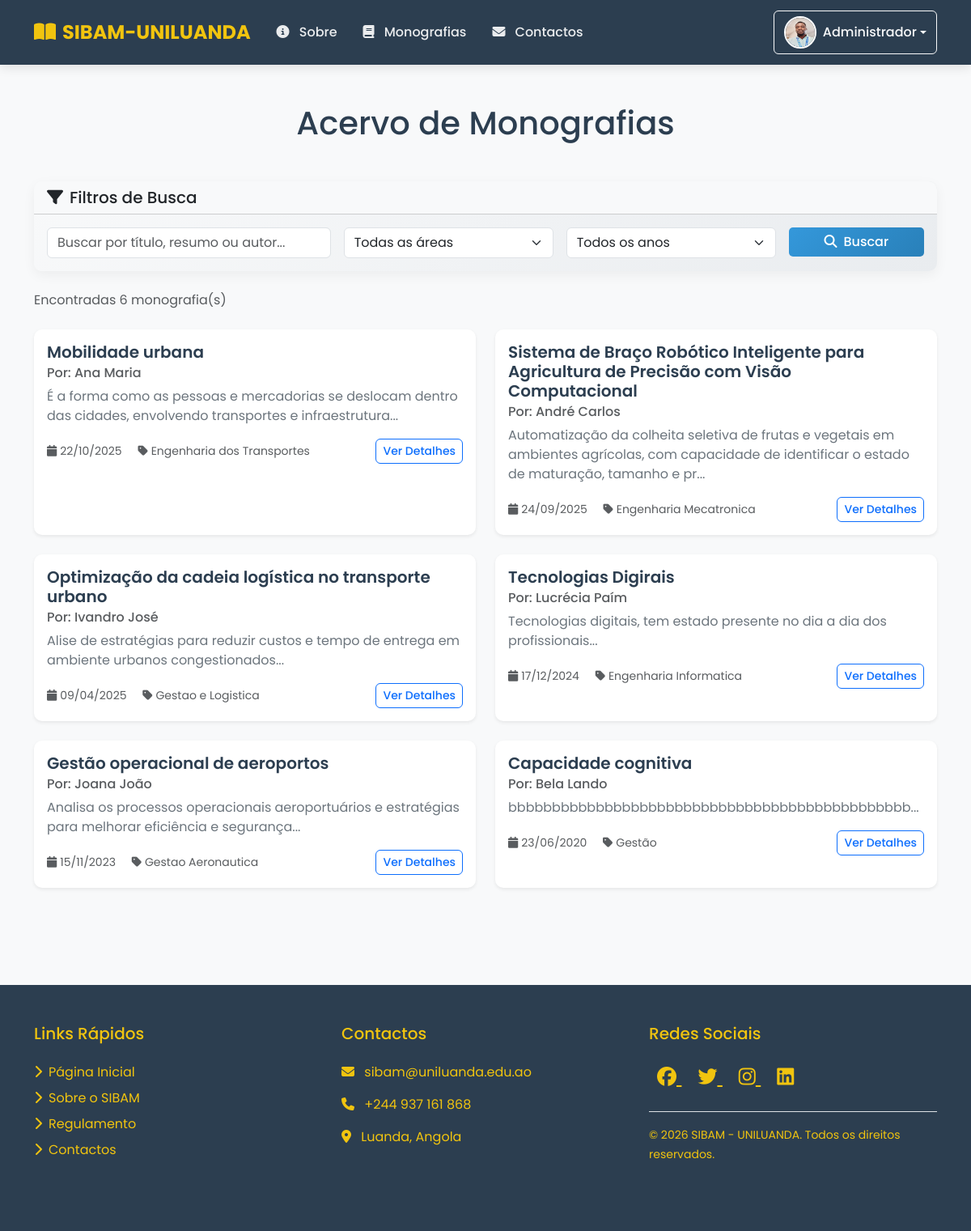
Before: /monografias.php (signed in) with the older database file.
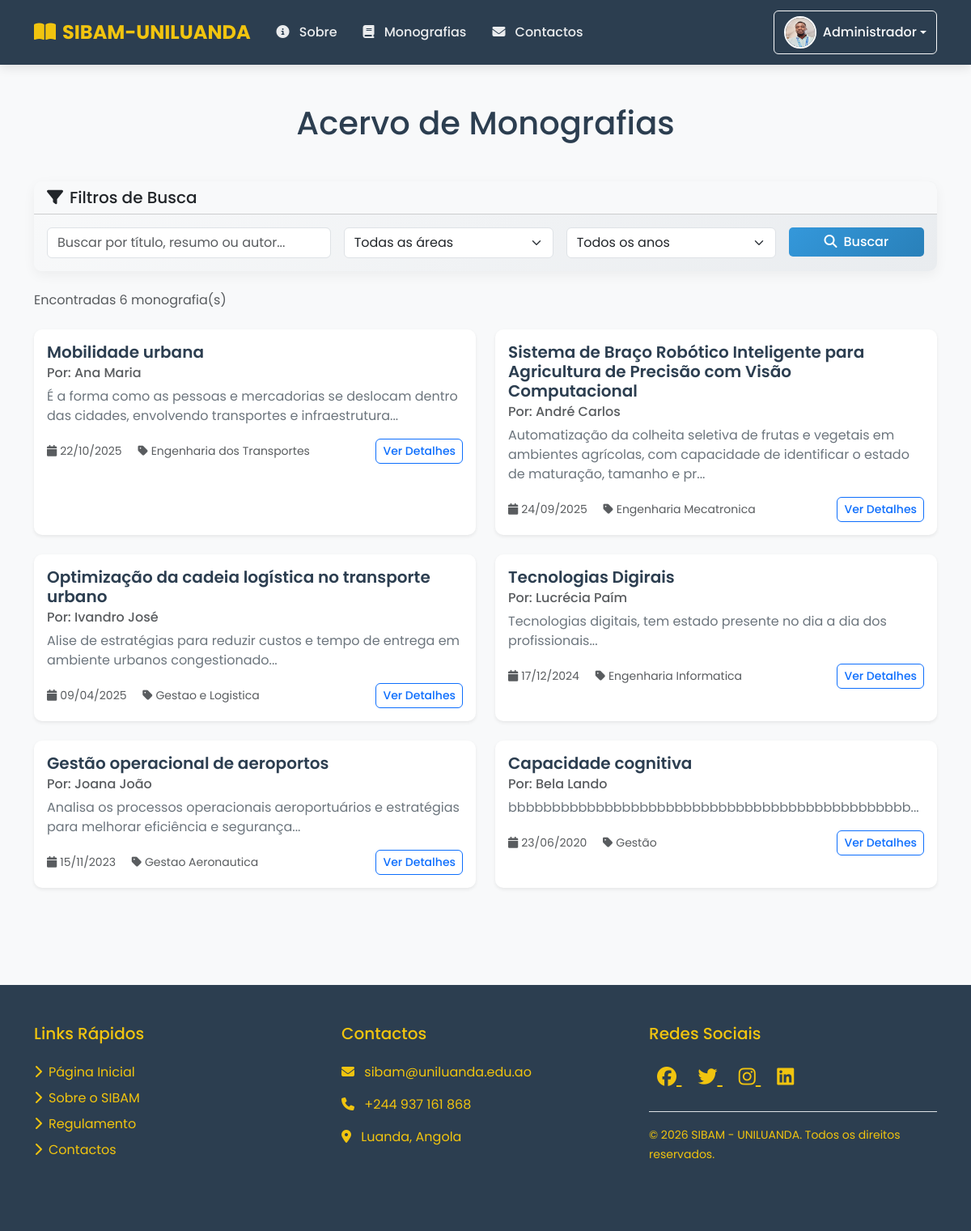
After: the same page with the newer database file.
### tables this page shows
CREATE TABLE `monografias` (
  `id` int NOT NULL AUTO_INCREMENT,
  `titulo` varchar(255) NOT NULL,
  `resumo` text NOT NULL,
  `autor_id` int NOT NULL,
  `orientador` varchar(100) DEFAULT NULL,
  `area` varchar(100) DEFAULT NULL,
  `palavras_chave` varchar(255) DEFAULT NULL,
  `arquivo` varchar(255) NOT NULL,
  `data_publicacao` date DEFAULT NULL,
  `status` enum('pendente','aprovado','rejeitado') DEFAULT 'pendente',
  `data_submissao` timestamp NULL DEFAULT CURRENT_TIMESTAMP,
  PRIMARY KEY (`id`),
  KEY `autor_id` (`autor_id`),
  CONSTRAINT `fk_monografias_autor` FOREIGN KEY (`autor_id`) REFERENCES `usuarios` (`id`) ON DELETE CASCADE ON UPDATE CASCADE
);

CREATE TABLE `usuarios` (
  `id` int NOT NULL AUTO_INCREMENT,
  `nome` varchar(100) NOT NULL,
  `email` varchar(100) NOT NULL,
  `password` varchar(255) NOT NULL,
  `tipo` enum('admin','estudante','professor') DEFAULT 'estudante',
  `foto` varchar(255) DEFAULT 'default.png',
  `data_criacao` timestamp NULL DEFAULT CURRENT_TIMESTAMP,
  `data_atualizacao` timestamp NULL DEFAULT CURRENT_TIMESTAMP ON UPDATE CURRENT_TIMESTAMP,
  PRIMARY KEY (`id`),
  UNIQUE KEY `email` (`email`)
);

### includes/config.php (called while the page is built, shortened)
<?php
require_once 'functions.php';
function isLoggedIn() {
    return isset($_SESSION['logged_in']) && $_SESSION['logged_in'] === true;
}
?>

### includes/functions.php (called while the page is built, shortened)
<?php
function formatDate($date) {
    return date('d/m/Y', strtotime($date));
}
?>

### monografias.php (the view, shortened to what this page needs)
<?php
require_once 'includes/config.php';
$page = isset($_GET['page']) ? (int)$_GET['page'] : 1;
$limit = 10;
$offset = ($page - 1) * $limit;
$search = isset($_GET['search']) ? sanitizeInput($_GET['search']) : '';
$query = "SELECT m.*, u.nome as autor FROM monografias m
          LEFT JOIN usuarios u ON m.autor_id = u.id
          WHERE 1=1";
$countQuery = "SELECT COUNT(*) as total FROM monografias m
               LEFT JOIN usuarios u ON m.autor_id = u.id
               WHERE 1=1";
$stmt = $db->prepare($countQuery);
$stmt->execute();
$totalRecords = $stmt->fetch(PDO::FETCH_ASSOC)['total'];
$query .= " ORDER BY m.data_publicacao DESC LIMIT :limit OFFSET :offset";
$stmt = $db->prepare($query);
$stmt->bindValue(':limit', $limit, PDO::PARAM_INT);
$stmt->bindValue(':offset', $offset, PDO::PARAM_INT);
$stmt->execute();
$monografias = $stmt->fetchAll(PDO::FETCH_ASSOC);
?>
<!DOCTYPE html>
<html lang="pt-pt">
<head>
    <?php include 'includes/head.php'; ?>
</head>
<body>
    <?php include 'includes/header.php'; ?>
    <div class="container py-5">
        <h1 class="text-center mb-5">Acervo de Monografias</h1>
        <div class="card mb-4 filter-card">
            <div class="card-header bg-light">
                <h5 class="mb-0"><i class="fas fa-filter me-2"></i>Filtros de Busca</h5>
            </div>
            <div class="card-body">
                <form method="GET" class="row g-3">
                    <div class="col-md-4">
                        <input type="text" class="form-control" name="search" placeholder="Buscar por título, resumo ou autor..." value="<?php echo htmlspecialchars($search); ?>">
                    </div>
                    <div class="col-md-3">
                        <select class="form-select" name="area">
                            <option value="">Todas as áreas</option>
                        </select>
                    </div>
                    <div class="col-md-3">
                        <select class="form-select" name="ano">
                            <option value="">Todos os anos</option>
                        </select>
                    </div>
                    <div class="col-md-2">
                        <button type="submit" class="btn btn-primary w-100"><i class="fas fa-search me-2"></i>Buscar</button>
                    </div>
                </form>
            </div>
        </div>
        <div class="mb-4">
            <p class="text-muted">Encontradas <?php echo $totalRecords; ?> monografia(s)</p>
        </div>
        <?php if (count($monografias) > 0): ?>
            <div class="row">
                <?php foreach ($monografias as $monografia): ?>
                    <div class="col-md-6 mb-4">
                        <div class="card h-100 shadow-sm">
                            <div class="card-body">
                                <h5 class="card-title"><?php echo htmlspecialchars($monografia['titulo']); ?></h5>
                                <h6 class="card-subtitle mb-2 text-muted">Por: <?php echo htmlspecialchars($monografia['autor']); ?></h6>
                                <p class="card-text"><?php echo substr(htmlspecialchars($monografia['resumo']), 0, 150); ?>...</p>
                                <div class="d-flex justify-content-between align-items-center">
                                    <small class="text-muted">
                                        <i class="fas fa-calendar me-1"></i><?php echo formatDate($monografia['data_publicacao']); ?>
                                        <i class="fas fa-tag ms-3 me-1"></i><?php echo htmlspecialchars($monografia['area']); ?>
                                    </small>
                                    <a href="detalhes_monografia.php?id=<?php echo $monografia['id']; ?>" class="btn btn-sm btn-outline-primary">Ver Detalhes</a>
                                </div>
                            </div>
                        </div>
                    </div>
                <?php endforeach; ?>
            </div>
        <?php endif; ?>
    </div>
    <?php include 'includes/footer.php'; ?>
</body>
</html>

### includes/head.php (shortened to what this page needs)
<link href="https://cdn.jsdelivr.net/npm/bootstrap@5.3.3/dist/css/bootstrap.min.css" rel="stylesheet">
<link rel="stylesheet" href="https://cdnjs.cloudflare.com/ajax/libs/font-awesome/6.5.0/css/all.min.css">
<link rel="stylesheet" href="https://cdnjs.cloudflare.com/ajax/libs/animate.css/4.1.1/animate.min.css">
<link rel="stylesheet" href="css/style.css">

### includes/header.php (shortened to what this page needs)
<nav class="navbar navbar-expand-lg navbar-dark sticky-top">
    <div class="container">
        <a class="navbar-brand" href="home.php"><i class="fas fa-book-open me-2"></i>SIBAM-UNILUANDA</a>
        <div class="collapse navbar-collapse" id="navbarLinks">
            <ul class="navbar-nav me-auto mb-2 mb-lg-0">
                <li class="nav-item">
                    <a class="nav-link" href="sobre.php"><i class="fas fa-info-circle"></i> Sobre</a>
                </li>
                <li class="nav-item">
                    <a class="nav-link" href="monografias.php"><i class="fas fa-book"></i> Monografias</a>
                </li>
                <li class="nav-item">
                    <a class="nav-link" href="contactos.php"><i class="fas fa-envelope"></i> Contactos</a>
                </li>
            </ul>
        </div>
        <div class="d-flex">
            <?php if (isLoggedIn()): ?>
                <div class="dropdown">
                    <button class="btn btn-outline-light dropdown-toggle d-flex align-items-center" type="button" id="userDropdown" data-bs-toggle="dropdown" aria-expanded="false">
                        <img src="assets/images/avatar/<?php echo htmlspecialchars($_SESSION['user_foto']); ?>"
                             alt="Foto de Perfil"
                             class="rounded-circle me-2 user-avatar"
                             width="40"
                             height="40"
                             onerror="this.src='assets/images/avatar/default.png'">
                        <?php echo htmlspecialchars($_SESSION['user_nome']); ?>
                    </button>
                </div>
            <?php else: ?>
                <button class="btn btn-light btn-login" data-bs-toggle="modal" data-bs-target="#loginModal">
                    <i class="fas fa-sign-in-alt me-2"></i> Entrar
                </button>
            <?php endif; ?>
        </div>
    </div>
</nav>

### includes/footer.php (shortened to what this page needs)
<footer class="py-5 mt-5">
    <div class="container">
        <div class="row">
            <div class="col-md-4 mb-4">
                <h5 class="mb-4">Links Rápidos</h5>
                <ul class="list-unstyled footer-links">
                    <li class="mb-2"><a href="home.php"><i class="fas fa-chevron-right me-2"></i>Página Inicial</a></li>
                    <li class="mb-2"><a href="sobre.php"><i class="fas fa-chevron-right me-2"></i>Sobre o SIBAM</a></li>
                    <li class="mb-2"><a href="regulamento.php"><i class="fas fa-chevron-right me-2"></i>Regulamento</a></li>
                    <li class="mb-2"><a href="contactos.php"><i class="fas fa-chevron-right me-2"></i>Contactos</a></li>
                </ul>
            </div>
            <div class="col-md-4 mb-4">
                <h5 class="mb-4">Contactos</h5>
                <ul class="list-unstyled">
                    <li class="mb-3"><i class="fas fa-envelope me-2"></i> sibam@uniluanda.edu.ao</li>
                    <li class="mb-3"><i class="fas fa-phone me-2"></i> +244 937 161 868</li>
                    <li class="mb-3"><i class="fas fa-map-marker-alt me-2"></i> Luanda, Angola</li>
                </ul>
            </div>
            <div class="col-md-4 mb-4">
                <h5 class="mb-4">Redes Sociais</h5>
                <div class="mb-4">
                    <a href="https://facebook.com/uniluanda" class="social-icon" target="_blank">
                        <i class="fab fa-facebook"></i>
                    </a>
                    <a href="https://twitter.com/uniluanda" class="social-icon" target="_blank">
                        <i class="fab fa-twitter"></i>
                    </a>
                    <a href="https://instagram.com/uniluanda" class="social-icon" target="_blank">
                        <i class="fab fa-instagram"></i>
                    </a>
                    <a href="https://linkedin.com/uniluanda" class="social-icon" target="_blank">
                        <i class="fab fa-linkedin"></i>
                    </a>
                </div>
                <div class="mt-4 pt-3 border-top">
                    <small>© <?php echo date("Y"); ?> SIBAM - UNILUANDA. Todos os direitos reservados.</small>
                </div>
            </div>
        </div>
    </div>
</footer>

### css/style.css (style rules this page uses)
.btn { border-radius: 6px; font-weight: 500; transition: all 0.3s ease; }
.btn-primary { background: linear-gradient(135deg, var(--primary-color), var(--secondary-color)); border: none; }
.card { border: none; border-radius: 10px; box-shadow: 0 5px 15px rgba(0, 0, 0, 0.05); }
.card-header { border-radius: 10px 10px 0 0 !important; }

### monografias.php (style rules this page uses)
:root { --primary-color: #2c3e50; --secondary-color: #3498db; --accent-color: #e74c3c; --light-color: #ecf0f1; --dark-color: #2c3e50; --gold-color: #f1c40f; }
body { font-family: 'Poppins', sans-serif; background-color: #f8f9fa; color: var(--dark-color); min-height: 100vh; display: flex; flex-direction: column; }
.navbar { background: linear-gradient(135deg, var(--primary-color), var(--dark-color)); box-shadow: 0 4px 12px rgba(0, 0, 0, 0.1); padding: 0.8rem 1rem; }
.navbar-brand { font-weight: 700; font-size: 1.5rem; color: var(--gold-color) !important; transition: all 0.3s ease; }
.nav-link { color: rgba(255, 255, 255, 0.9) !important; font-weight: 500; margin: 0 0.5rem; padding: 0.5rem 1rem; border-radius: 4px; transition: all 0.3s ease; }
.nav-link i { margin-right: 8px; }
footer { background: var(--dark-color); color: var(--gold-color) !important; margin-top: auto; }
.footer-links a { color: var(--gold-color) !important; text-decoration: none; transition: all 0.3s ease; }
.social-icon { color: var(--gold-color) !important; font-size: 1.5rem; margin: 0 10px; transition: all 0.3s ease; }
.user-avatar { border: 2px solid white; transition: all 0.3s ease; }
.card { transition: transform 0.2s ease, box-shadow 0.2s ease; border: none; border-radius: 10px; overflow: hidden; }
.filter-card { background: linear-gradient(135deg, #f8f9fa, #e9ecef); border: none; border-radius: 10px; }
.btn-primary { background: linear-gradient(135deg, #3498db, #2980b9); border: none; border-radius: 5px; }
.card-title { color: #2c3e50; font-weight: 600; }
.card-text { color: #6c757d; }

Changed rows visible on the page:
changed monografias "Optimização da cadeia logística no transporte urbano": resumo "Alise de estratégias para reduzir custos e tempo de entrega em ambiente urbanos congestionados" → "Alise de estratégias para reduzir custos e tempo de entrega em ambiente urbanos congestionado"
